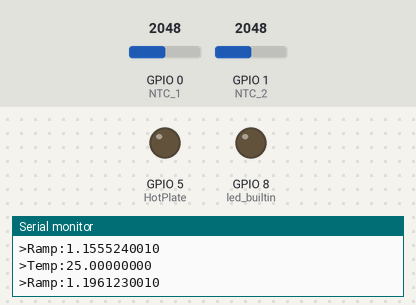
Bench run of a program on a simulated Seeed XIAO ESP32-C3. Shown: output pins drawn as LEDs (lit = HIGH), the last lines printed to the serial monitor. The inputs (shaded band) are chosen by the test bench; at power-on: GPIO 0 (NTC_1) = 2048, GPIO 1 (NTC_2) = 2048.

Above: at 1.2 s.
1.3 s: GPIO 0 (NTC_1) set to 2720
4.3 s: GPIO 0 (NTC_1) set to 2779
At 4.6 s:
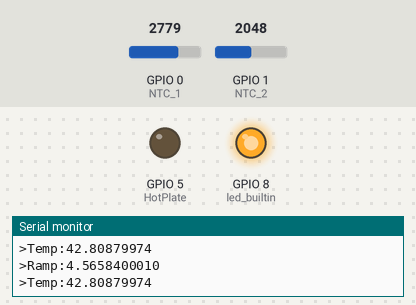
5.8 s: GPIO 0 (NTC_1) set to 2628
7.3 s: GPIO 0 (NTC_1) set to 2544
At 8.0 s:
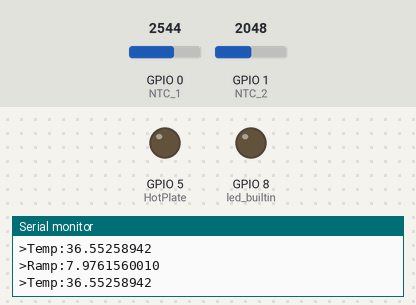
8.8 s: GPIO 0 (NTC_1) set to 2866
At 9.2 s:
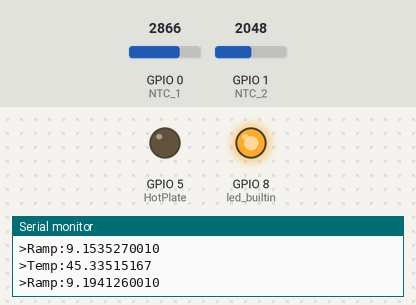
Timing chart, 0 to 11.3 s (numbered marks = the images above; inputs shaded):
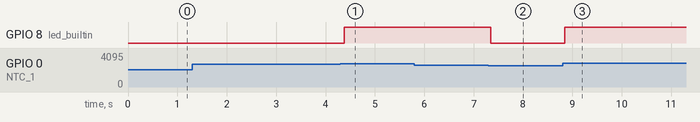

Measured:
- the behaviour switches between 2750 and 2751 on GPIO 0 (NTC_1) (found by bisection; images 0 and 1)
- the behaviour switches between 2601 and 2600 on GPIO 0 (NTC_1) (found by bisection; images 1 and 2)
- after the input at 4.3 s, GPIO 8 (led_builtin): LOW → HIGH after 0.08 s
- after the input at 7.3 s, GPIO 8 (led_builtin): HIGH → LOW at once
- after the input at 8.8 s, GPIO 8 (led_builtin): LOW → HIGH at once

The program:

main.cpp
```cpp
#include <Arduino.h>

#define led_builtin 8
#define NTC_1 0
#define NTC_2 1
#define HotPlate 5


// Variable global

bool ledstate;

double Beta = 3950;

float Temp_1;
float Temp_2;
float Temp;

bool CV_Hotplate;
bool CV_tempo;

float hysteresis;

unsigned long microTime;
unsigned long PreviousMicro;
double deltaT;
double SP_ramp;

float temperature_NTC(int Pin_NTC)
{
  float Sum_temperature = 0.0;
  float Temperature;
  double temp;
  for (int i = 0; i < 10; i++)
  { float sensorValue = analogRead(Pin_NTC);
    double U_NTC = (sensorValue/4096) * 3.3;
    double R_NTC = ((3.3-U_NTC)/U_NTC)*100000;
    double temp = 1/((1/298.15)+((1/Beta)*log(R_NTC/100000))) ;
    temp -= 273.15;
    Sum_temperature += temp;}
  Temperature = Sum_temperature / 10;
  return Temperature;
}

void actuators(bool CV)
{
  // digitalWrite(HotPlate, CV);
  digitalWrite(led_builtin, CV);
}

bool regulation_temp(float PV, float SP, float hysteresis)
{
  // Serial.print(SP-hysteresis);
  // Serial.print(SP+hysteresis);

  if (PV <= SP - hysteresis || (PV < SP + hysteresis && CV_tempo == LOW))
  {CV_tempo = LOW;}
  else
  {CV_tempo = HIGH;}
  return CV_tempo;
}

double ramp_temp(float SP, float ramp)
{
  microTime = micros();
  if (SP_ramp >= SP)
  {
    SP_ramp = SP;
  }
  else
  {
    deltaT = (microTime - PreviousMicro)/1.0e6;
    SP_ramp += deltaT*ramp;
  }
  PreviousMicro = microTime;
  return SP_ramp;
}

void setup() {
  Serial.begin(9600);
  Serial.println("Starting ESP32C3");

  pinMode(led_builtin, OUTPUT);
  pinMode(NTC_1, INPUT);
  pinMode(NTC_2, INPUT);

  pinMode(HotPlate, OUTPUT);
}

void loop() {

  Temp_1 = temperature_NTC(NTC_1);
  Temp_2 = temperature_NTC(NTC_2);
  Temp = (Temp_1+Temp_2)/2;

  Serial.print(">Temp:");
  Serial.println(Temp_1,8);
  Serial.print(">Ramp:");
  Serial.println(ramp_temp(250,1),10);

  CV_Hotplate = regulation_temp(Temp_1,40,2);
  actuators(CV_Hotplate);
}
```
